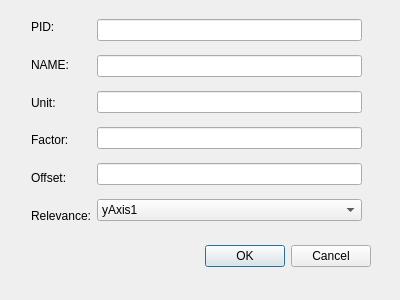
<?xml version="1.0" encoding="UTF-8"?>
<ui version="4.0">
 <class>AddDataDialog</class>
 <widget class="QDialog" name="AddDataDialog">
  <property name="geometry">
   <rect>
    <x>0</x>
    <y>0</y>
    <width>400</width>
    <height>300</height>
   </rect>
  </property>
  <property name="windowTitle">
   <string>Dialog</string>
  </property>
  <widget class="QDialogButtonBox" name="buttonBox">
   <property name="geometry">
    <rect>
     <x>30</x>
     <y>240</y>
     <width>341</width>
     <height>32</height>
    </rect>
   </property>
   <property name="orientation">
    <enum>Qt::Horizontal</enum>
   </property>
   <property name="standardButtons">
    <set>QDialogButtonBox::Cancel|QDialogButtonBox::Ok</set>
   </property>
  </widget>
  <widget class="QWidget" name="">
   <property name="geometry">
    <rect>
     <x>31</x>
     <y>11</y>
     <width>331</width>
     <height>221</height>
    </rect>
   </property>
   <layout class="QHBoxLayout" name="horizontalLayout">
    <item>
     <layout class="QVBoxLayout" name="verticalLayout">
      <item>
       <widget class="QLabel" name="label">
        <property name="text">
         <string>PID:</string>
        </property>
       </widget>
      </item>
      <item>
       <widget class="QLabel" name="label_2">
        <property name="text">
         <string>NAME:</string>
        </property>
       </widget>
      </item>
      <item>
       <widget class="QLabel" name="label_3">
        <property name="text">
         <string>Unit:</string>
        </property>
       </widget>
      </item>
      <item>
       <widget class="QLabel" name="label_4">
        <property name="text">
         <string>Factor:</string>
        </property>
       </widget>
      </item>
      <item>
       <widget class="QLabel" name="label_5">
        <property name="text">
         <string>Offset:</string>
        </property>
       </widget>
      </item>
      <item>
       <widget class="QLabel" name="label_6">
        <property name="text">
         <string>Relevance:</string>
        </property>
       </widget>
      </item>
     </layout>
    </item>
    <item>
     <layout class="QVBoxLayout" name="verticalLayout_2">
      <item>
       <widget class="QLineEdit" name="lineEdit"/>
      </item>
      <item>
       <widget class="QLineEdit" name="lineEdit_2"/>
      </item>
      <item>
       <widget class="QLineEdit" name="lineEdit_3"/>
      </item>
      <item>
       <widget class="QLineEdit" name="lineEdit_4"/>
      </item>
      <item>
       <widget class="QLineEdit" name="lineEdit_5"/>
      </item>
      <item>
       <widget class="QComboBox" name="comboBox">
        <item>
         <property name="text">
          <string>yAxis1</string>
         </property>
        </item>
        <item>
         <property name="text">
          <string>yAxis2</string>
         </property>
        </item>
       </widget>
      </item>
     </layout>
    </item>
   </layout>
  </widget>
 </widget>
 <resources/>
 <connections>
  <connection>
   <sender>buttonBox</sender>
   <signal>accepted()</signal>
   <receiver>AddDataDialog</receiver>
   <slot>accept()</slot>
   <hints>
    <hint type="sourcelabel">
     <x>248</x>
     <y>254</y>
    </hint>
    <hint type="destinationlabel">
     <x>157</x>
     <y>274</y>
    </hint>
   </hints>
  </connection>
  <connection>
   <sender>buttonBox</sender>
   <signal>rejected()</signal>
   <receiver>AddDataDialog</receiver>
   <slot>reject()</slot>
   <hints>
    <hint type="sourcelabel">
     <x>316</x>
     <y>260</y>
    </hint>
    <hint type="destinationlabel">
     <x>286</x>
     <y>274</y>
    </hint>
   </hints>
  </connection>
 </connections>
</ui>
